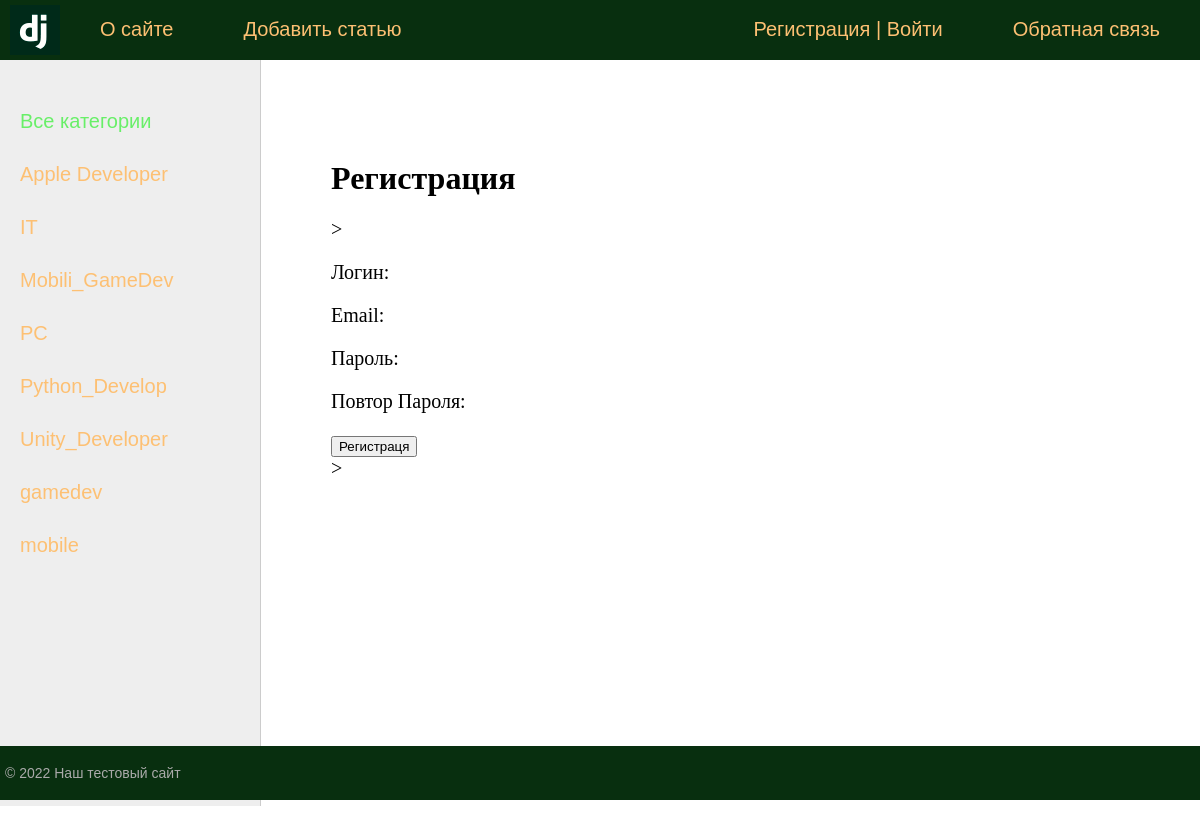
/blog/registr, run on the app's committed database.
### blog/models.py (models this page shows, shortened)
class Category(models.Model):
   name = models.CharField(max_length=255, db_index=True, verbose_name='Название')
   slug = models.SlugField(max_length=255, unique=True, db_index=True, verbose_name="URL")
   def get_absolute_url(self):
      return reverse('category', kwargs={'cat_slug': self.slug})
   class Meta:
      verbose_name = 'Категория'
      verbose_name_plural = 'Категории'

### blog/views.py (the view, shortened to what this page needs)
# urls.py: path('registr', RegisterUser.as_view(), name='register'),
class RegisterUser(DataMixin, CreateView):
    form_class = RegisterUserForm
    template_name = "blog/register.html"
    success_url = reverse_lazy("login")
    def get_context_data(self, *, object_list=None, **kwargs):
        context = super().get_context_data(**kwargs)
        c_def = self.get_user_context(title='Регистрация')
        return dict(list(context.items()) + list(c_def.items()))

### blog/templatetags/blog_tags.py (called while the page is built)
@register.inclusion_tag('blog/list_categories.html')
def get_categories(sort=None, cat_selected=0):
    if not sort:
        cats = Category.objects.all()
    else:
        cats = Category.objects.order_by(sort)
    return {"cats": cats, "cat_selected": cat_selected}

### blog/utils.py (called while the page is built)
    def get_user_context(self, **kwargs):
        context = kwargs
        cats = Category.objects.all()
        context['menu'] = menu
        context['cats'] = cats
        if 'cats_selected' not in context:
            context['cat_selected'] = 0
        return context

### blog/templates/blog/register.html (shortened to what this page needs)
{% extends 'blog/base.html' %}
{% block content %}
<h1>{{title}}</h1>>
<form method="post">
{% for f in form %}
    <p><label class="form-label" for="{{ f.id_for_label }}">{{f.label}}:</label> {{ p }}</p>
{% endfor %}
    <button type="submit">Регистраця</button>
</form>>
{% endblock %}

### blog/templates/blog/list_categories.html
{% for c in cats %}
    {% if c.pk == cat_selected %}
        <li class="selcted">{{c.name}}</li>
    {% else %}
        <li><a href="{{c.get_absolute_url}}">{{c.name}}</a></li>
    {% endif %}
{% endfor %}

### blog/static/blog/css/styles.css (style rules this page uses)
html, body { font-family: 'Arial'; margin: 0; padding: 0; height: 100%; width: 100%; color: #444; }
a { color: #0059b2; text-decoration: none; }
.left-chapters ul li { margin: 30px 0 0 0; color: #999; }
.left-chapters ul li a { color: #fdc073; text-decoration: none; }
.content-text h1 { font-size: 32px; }
.form-label { display: inline-block; min-width: 150px; vertical-align: top; }

### data on the page
Category: name "Apple Developer"
Category: name "IT"
Category: name "Mobili_GameDev"
Category: name "PC"
Category: name "Python_Develop"
Category: name "Unity_Developer"
Category: name "gamedev"
Category: name "mobile"

### other printed values
{{ m.title }} "О сайте" "Добавить статью"
{{ m.title }} "Обратная связь"
{{ title }} "Регистрация"
{{ f.label }} "Логин" "Email" "Пароль" "Повтор Пароля"
